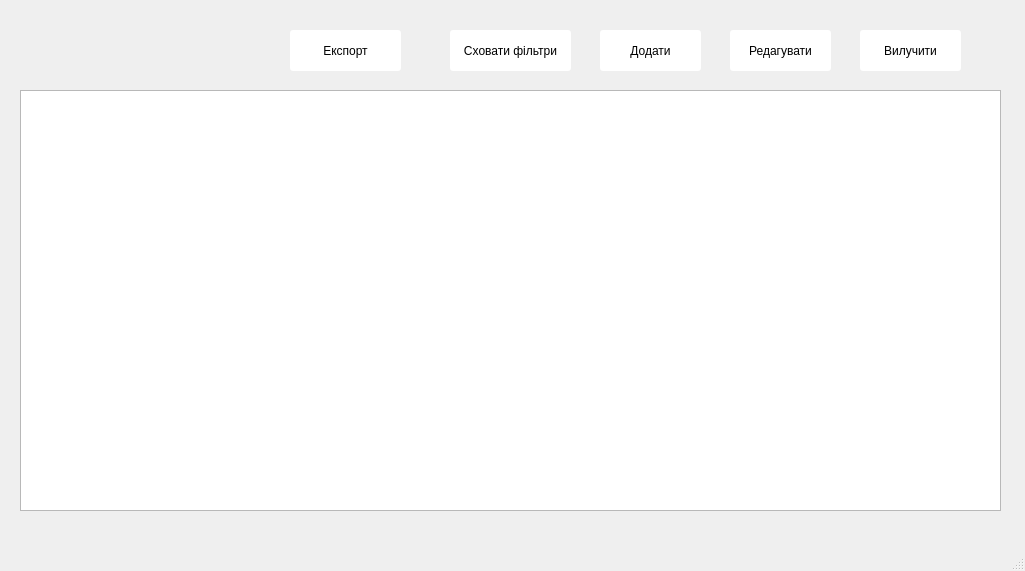
<?xml version="1.0" encoding="UTF-8"?>
<ui version="4.0">
 <class>MainWindow</class>
 <widget class="QMainWindow" name="MainWindow">
  <property name="geometry">
   <rect>
    <x>0</x>
    <y>0</y>
    <width>1025</width>
    <height>571</height>
   </rect>
  </property>
  <property name="windowTitle">
   <string>Угруповування</string>
  </property>
  <widget class="QWidget" name="centralwidget">
   <property name="styleSheet">
    <string notr="true">QPushButton {
	background-color: white;
    border-radius: 3px;
}</string>
   </property>
   <widget class="QPushButton" name="pushButton_3">
    <property name="geometry">
     <rect>
      <x>730</x>
      <y>30</y>
      <width>101</width>
      <height>41</height>
     </rect>
    </property>
    <property name="text">
     <string>Редагувати</string>
    </property>
   </widget>
   <widget class="QPushButton" name="pushButton">
    <property name="geometry">
     <rect>
      <x>450</x>
      <y>30</y>
      <width>121</width>
      <height>41</height>
     </rect>
    </property>
    <property name="text">
     <string>Сховати фільтри</string>
    </property>
   </widget>
   <widget class="QPushButton" name="pushButton_4">
    <property name="geometry">
     <rect>
      <x>860</x>
      <y>30</y>
      <width>101</width>
      <height>41</height>
     </rect>
    </property>
    <property name="text">
     <string>Вилучити</string>
    </property>
   </widget>
   <widget class="QPushButton" name="pushButton_5">
    <property name="geometry">
     <rect>
      <x>600</x>
      <y>30</y>
      <width>101</width>
      <height>41</height>
     </rect>
    </property>
    <property name="text">
     <string>Додати</string>
    </property>
   </widget>
   <widget class="QTableView" name="tableView">
    <property name="geometry">
     <rect>
      <x>20</x>
      <y>90</y>
      <width>981</width>
      <height>421</height>
     </rect>
    </property>
    <property name="gridStyle">
     <enum>Qt::SolidLine</enum>
    </property>
    <property name="sortingEnabled">
     <bool>true</bool>
    </property>
   </widget>
   <widget class="QPushButton" name="pushButton_2">
    <property name="geometry">
     <rect>
      <x>290</x>
      <y>30</y>
      <width>111</width>
      <height>41</height>
     </rect>
    </property>
    <property name="text">
     <string>Експорт</string>
    </property>
   </widget>
  </widget>
  <widget class="QMenuBar" name="menubar">
   <property name="geometry">
    <rect>
     <x>0</x>
     <y>0</y>
     <width>1025</width>
     <height>26</height>
    </rect>
   </property>
  </widget>
  <widget class="QStatusBar" name="statusbar"/>
 </widget>
 <resources/>
 <connections/>
</ui>
